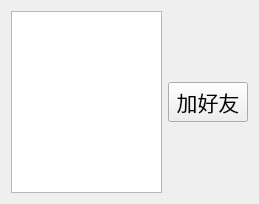
<?xml version="1.0" encoding="UTF-8"?>
<ui version="4.0">
 <class>Online</class>
 <widget class="QWidget" name="Online">
  <property name="geometry">
   <rect>
    <x>0</x>
    <y>0</y>
    <width>259</width>
    <height>204</height>
   </rect>
  </property>
  <property name="windowTitle">
   <string>Form</string>
  </property>
  <layout class="QHBoxLayout" name="horizontalLayout_2">
   <item>
    <layout class="QHBoxLayout" name="horizontalLayout">
     <item>
      <widget class="QListWidget" name="online_lw">
       <property name="font">
        <font>
         <pointsize>16</pointsize>
        </font>
       </property>
      </widget>
     </item>
     <item>
      <layout class="QVBoxLayout" name="verticalLayout">
       <item>
        <spacer name="verticalSpacer">
         <property name="orientation">
          <enum>Qt::Vertical</enum>
         </property>
         <property name="sizeHint" stdset="0">
          <size>
           <width>20</width>
           <height>40</height>
          </size>
         </property>
        </spacer>
       </item>
       <item>
        <widget class="QPushButton" name="addFriend_pb">
         <property name="font">
          <font>
           <pointsize>16</pointsize>
          </font>
         </property>
         <property name="text">
          <string>加好友</string>
         </property>
        </widget>
       </item>
       <item>
        <spacer name="verticalSpacer_2">
         <property name="orientation">
          <enum>Qt::Vertical</enum>
         </property>
         <property name="sizeHint" stdset="0">
          <size>
           <width>20</width>
           <height>40</height>
          </size>
         </property>
        </spacer>
       </item>
      </layout>
     </item>
    </layout>
   </item>
  </layout>
 </widget>
 <resources/>
 <connections/>
</ui>
